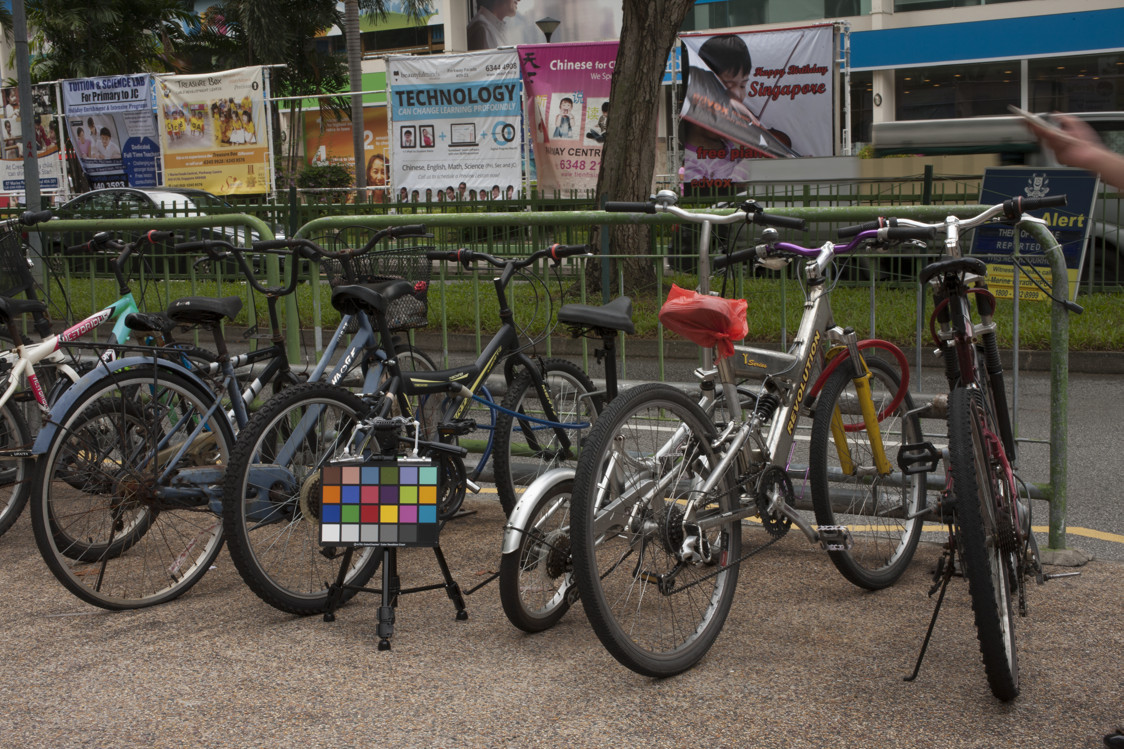
#> input picture A2-Color/ideal_wb.jpg, 1124 x 749 px
$ jupyter execute MV_A2.ipynb   (shell and % lines are left out)
#> lines starting #> are read from the running program, lines starting #| are printed output that depends on the picture
# Machine Vision
## Assignment 2 – Color

## Personal details

* **Name:** `Mohammad Rakibur Rahman`
* **Student ID:** `2410695`

## Introduction

In this assignment, you will explore the concepts of white balance (WB), color transformations, and 2D scatter plots. The assignment is centered around two images from the [**Rendered WB dataset**](https://yorkucvil.github.io/projects/public_html/sRGB_WB_correction/dataset.html).
The first image, `incorrect_wb.jpg` (Figure 1a), exhibits an incorrect white balance with a noticeable blue color cast. In contrast, the second image, `ideal_wb.jpg` (Figure 1b) has been perfectly white-balanced using a color chart included in the scene. The third image (Figure 1c) shows the result of applying the gray world assumption for white balancing. Your goal is to implement this basic white balancing method. You will also visualize the effect of white balancing using 2D scatter plots in the CIELAB color space.

Before starting, please study [**Lecture 3**](https://moodle.oulu.fi/mod/page/view.php?id=1705511) (Light and color) and the example code in [**`Color.ipynb`**](https://github.com/jtheikkila/mvis/blob/master/jupyter/Color.ipynb).

Let us start by reading and visualizing the images:

[cell 1]
import cv2
import numpy as np
import matplotlib.pyplot as plt

# Read images
img_ideal = cv2.imread('ideal_wb.jpg')
#> img_ideal is the input picture: shape (749, 1124, 3); mean B, G, R 73.5, 81.8, 87.1
img_incorrect = cv2.imread('incorrect_wb.jpg')
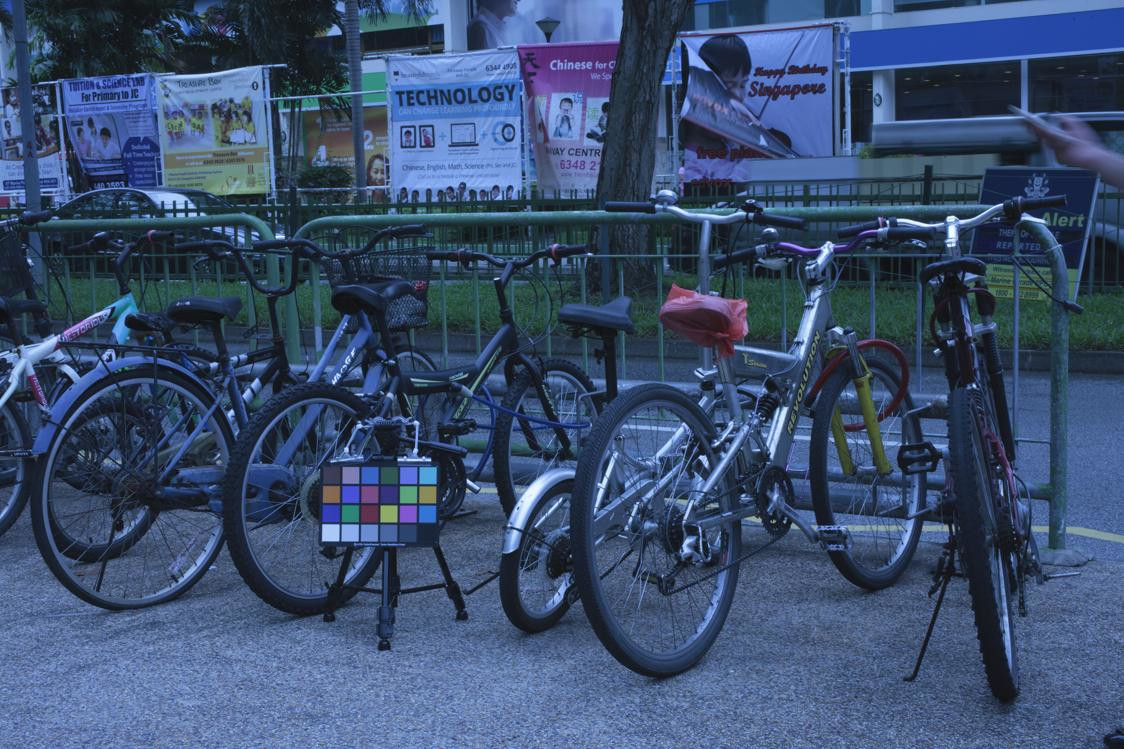
#> input picture A2-Color/incorrect_wb.jpg, 1124 x 749 px
#> img_incorrect is the input picture: shape (749, 1124, 3); mean B, G, R 111.1, 78.9, 59.2

# Convert from BGR to RGB
img_ideal = cv2.cvtColor(img_ideal, cv2.COLOR_BGR2RGB)
img_incorrect = cv2.cvtColor(img_incorrect, cv2.COLOR_BGR2RGB)

# Display both images side by side
plt.figure(figsize=(10,8))
plt.subplot(1,2,1)
plt.imshow(img_ideal)
plt.title('Ideal white balance')
plt.axis('off')

plt.subplot(1,2,2)
plt.imshow(img_incorrect)
plt.title('Incorrect white balance')
plt.axis('off')
plt.show()
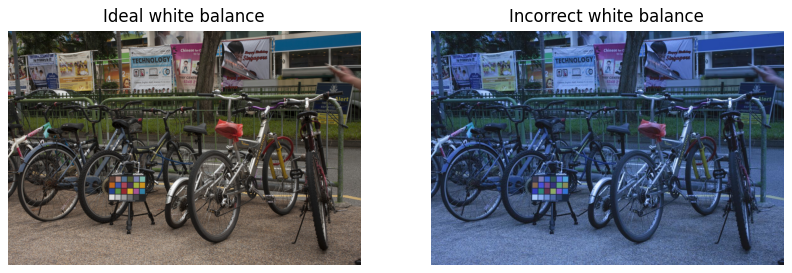
#> figure drawn by matplotlib, 2 panels

## Task 1 – White balancing (1.0 point)

White balance (WB) ensures that objects in an image appear with consistent colors, regardless of the lighting conditions. It aims to normalize the effects of illumination, making objects appear as if they were under ideal “white light”. WB is performed by the camera’s integrated signal processor (ISP) on the raw-RGB image. This involves estimating the illumination in the scene and scaling each color channel to normalize the effect of the light source. After this, the ISP applies additional steps, such as a nonlinear gamma correction, to produce the final sRGB image.

In this task, we aim to correct the white balance of the image `incorrect_wb.jpg`. Since the raw-RGB image is not available, we perform the white balancing in the sRGB color space. Your task is to implement a basic WB method based on the **gray world assumption**, which assumes that the average intensity of each color channel (red, green, and blue) in a well-balanced image should be approximately equal. This is typically a reasonable assumption if we have a good distribution of colors in the image.

The aim is to multiply each color channel by a scaling factor to white balance the image. Mathematically, the correction can be defined as
$$
I'_c(x, y) = I_c(x, y) \cdot \frac{\mu}{\mu_c}, \quad \text{for } c \in \{R, G, B\}
$$
where:
- $I_c(x, y)$ is the intensity of channel $c$ at pixel $(x, y)$,
- $I'_c(x, y)$ is the corrected intensity,
- $\mu_c$ is the average intensity of channel $c$,
- $\mu = \frac{1}{3} (\mu_R + \mu_G + \mu_B)$ is the overall average intensity across all channels.

### Instructions
Complete the function `white_balance(img)` shown below. Your implementation should:
1. Compute the average intensity of each color channel $\mu_R$, $\mu_G$, and $\mu_B$.
2. Compute the overall average intensity $\mu$.
3. Calculate the scaling factor for each channel $\frac{\mu}{\mu_c}$.
4. Apply the scaling factors to the corresponding channels.
5. Ensure that all pixel values are clipped to the range [0, 255].

[cell 2]
def white_balance(img):

    img_corrected = img.copy()
    img_corrected = img_corrected.astype(np.float32)

    # ---------- YOUR CODE STARTS HERE -----------

    #average intensity for each channel
    avg_r = np.mean(img_corrected[:, :, 0])  # Red channel
#> avg_r = 59.2
    avg_g = np.mean(img_corrected[:, :, 1])  # Green channel
#> avg_g = 78.86
    avg_b = np.mean(img_corrected[:, :, 2])  # Blue channel
#> avg_b = 111.1

    #overall average intensity
    overall_avg = (avg_r + avg_g + avg_b) / 3
#> overall_avg = 83.05

    #scaling factors
    scale_r = overall_avg / avg_r
#> scale_r = 1.4
    scale_g = overall_avg / avg_g
#> scale_g = 1.05
    scale_b = overall_avg / avg_b
#> scale_b = 0.748

    #scaling factors to each channel
    img_corrected[:, :, 0] *= scale_r  # Red channel
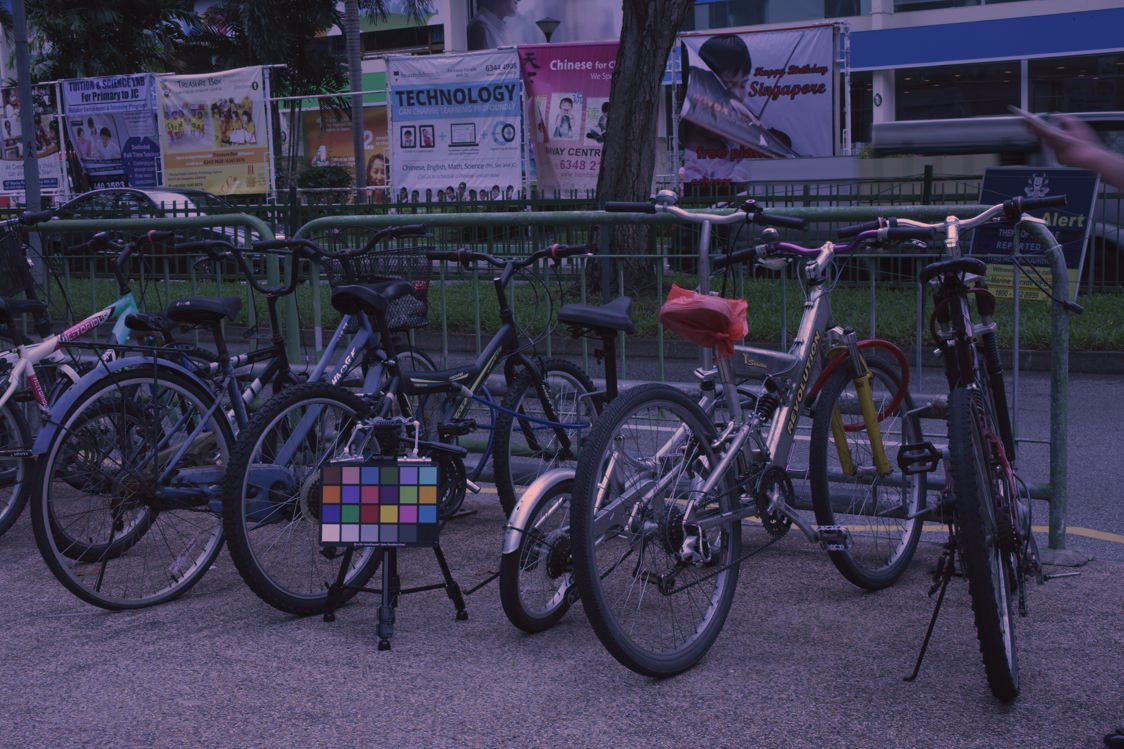
#> img_corrected: shape (749, 1124, 3) float32; mean R, G, B 83, 78.9, 111.1; drawn with min black and max white
    img_corrected[:, :, 1] *= scale_g  # Green channel
    img_corrected[:, :, 2] *= scale_b  # Blue channel
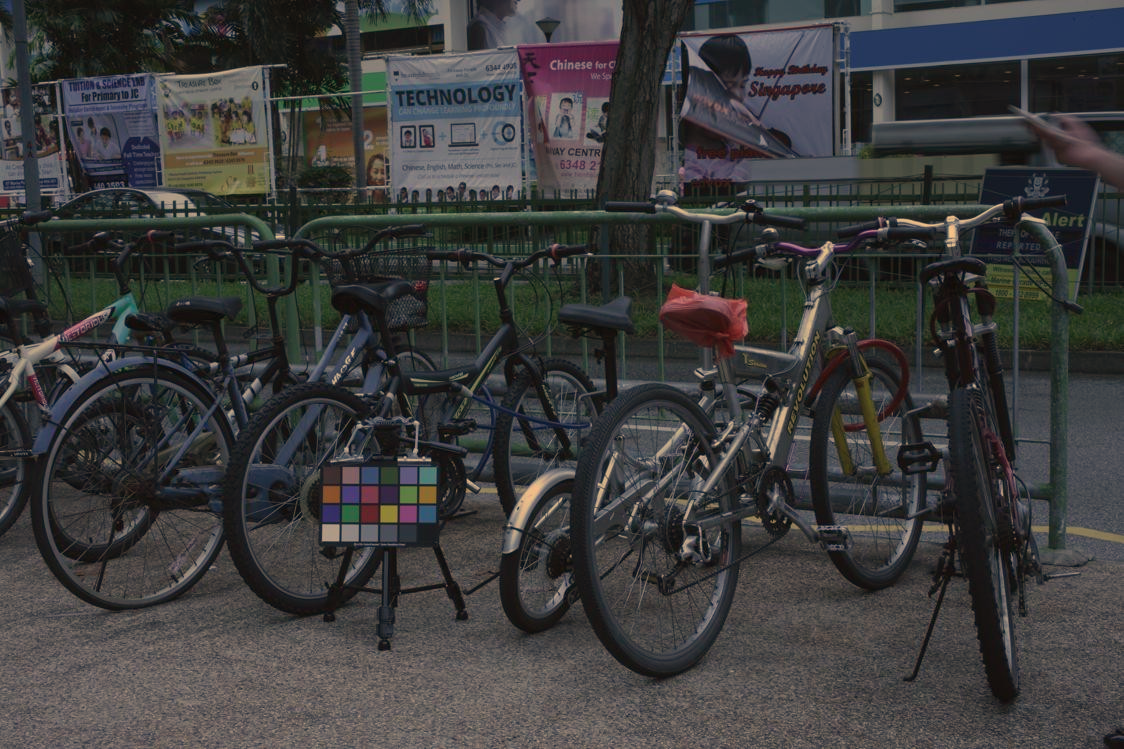
#> img_corrected: shape (749, 1124, 3) float32; mean R, G, B 83, 83, 83; drawn with min black and max white


    # ----------- YOUR CODE ENDS HERE ------------

    # Clip and convert to uint8
    img_corrected = np.clip(img_corrected, 0, 255)
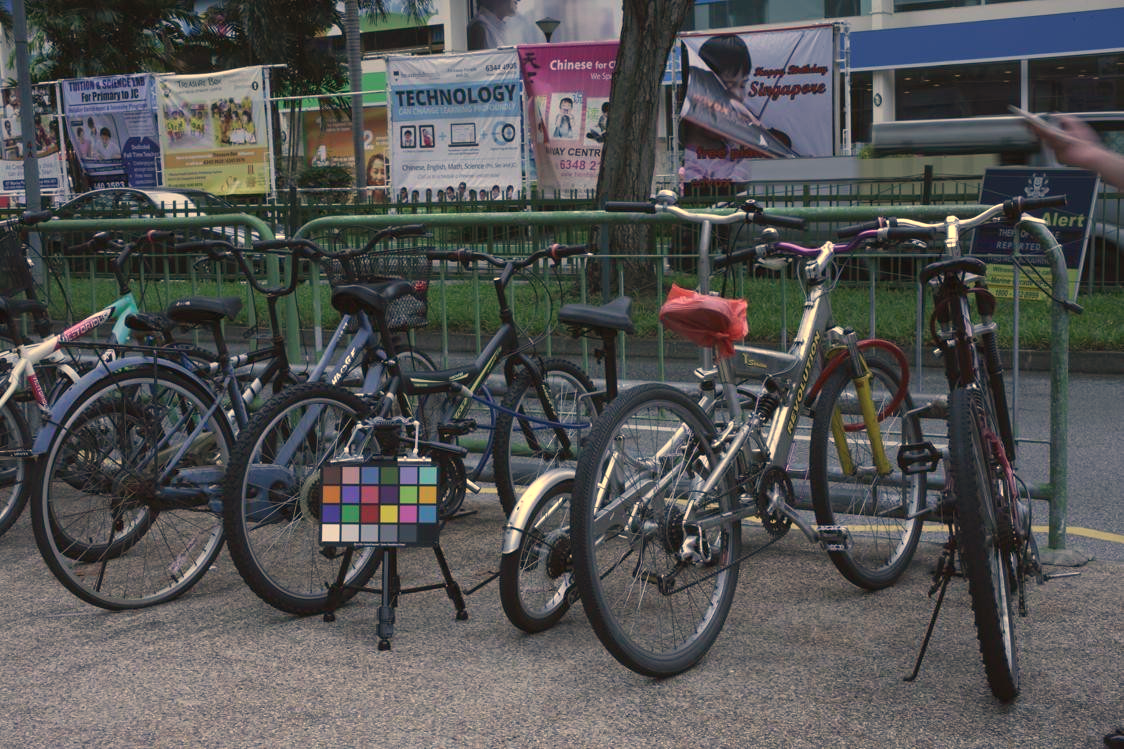
#> img_corrected: shape (749, 1124, 3) float32; mean R, G, B 83, 83, 83
    img_corrected = img_corrected.astype(np.uint8)

    return img_corrected

img_wb = white_balance(img_incorrect)

# Display both images side by side
plt.figure(figsize=(12,8))
plt.subplot(1,2,1)
plt.imshow(img_ideal)
plt.title('Ideal white balance')
plt.axis('off')

plt.subplot(1,2,2)
plt.imshow(img_wb)
plt.title('Gray world assumption')
plt.axis('off')

## Task 2 – Scatter Plots (1.0 points)

In this task, you will visualize the effect of white balancing on the color distribution of an image in the CIELAB color space. The goal is to compare the 2D scatter plots of the incorrectly white-balanced image `img_incorrect`, gray-world white-balanced image `img_wb`, and ideally white-balanced image `img_ideal`. The 2D scatter plot should depict the distribution of pixel colors in the a* (green-red) and b* (blue-yellow) channels of the CIELAB color space. The example code in [**`Color.ipynb`**](https://github.com/jtheikkila/mvis/blob/master/jupyter/Color.ipynb) will help you to complete this task.

By creating these scatter plots, you will observe how the gray-world white balancing modifies the color distribution. Ideally, the scatter plot for the white-balanced image should closely resemble that of the ideal white-balanced image.

### Instructions
Implement the function `scatter_plot(img_rgb)` to generate 2D scatter plots.
1. Resize the input image by a factor of 4 to reduce computational overhead.
2. Convert the RGB image to the CIELAB color space using OpenCV.
3. Extract the `a*` and `b*` channels for the 2D scatter plot.
4. Use the RGB colors of the pixels to color the scatter plot markers.
5. Run the code cell to create and compare the scatter plots for `img_incorrect`, `img_ideal`, and `img_wb`. The resulting scatter plots should be similar (not identical) to those shown in Figure 1.

[cell 3]
def scatter_plot(img_rgb):

    # ---------- YOUR CODE STARTS HERE -----------

    #Resize image by a factor of 4 to reduce computational overhead
    img_resized = cv2.resize(img_rgb, (img_rgb.shape[1] // 4, img_rgb.shape[0] // 4))

    #Convert RGB image to the CIELAB color space
    img_lab = cv2.cvtColor(img_resized, cv2.COLOR_RGB2Lab)
#> img_lab: shape (187, 281, 3); mean of channels 0, 1, 2 83.4, 130.2, 107.6


    a_channel = img_lab[:, :, 1]
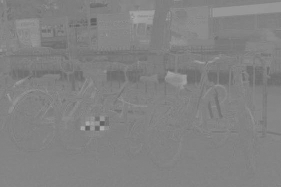
#> a_channel: shape (187, 281); min 95, max 175, mean 130.2
    b_channel = img_lab[:, :, 2]
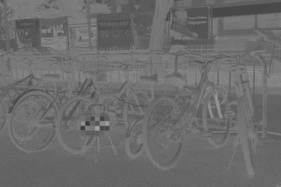
#> b_channel: shape (187, 281); min 53, max 165, mean 107.6

    #Flattenning the a and b channels and RGB channels for the scatter plot
    a_values = a_channel.flatten()
    b_values = b_channel.flatten()
    rgb_values = img_resized.reshape(-1, 3) / 255.0  # Normalize RGB values to [0, 1]


    plt.figure(figsize=(8, 8))
    plt.scatter(a_values, b_values, c=rgb_values, s=1, alpha=0.7)
    plt.xlabel('a*')
    plt.ylabel('b*')
    plt.title('2D Scatter Plot in CIELAB Color Space')
    plt.grid(True)
    plt.show()


    # ----------- YOUR CODE ENDS HERE ------------

scatter_plot(img_incorrect)
scatter_plot(img_ideal)
#> in scatter_plot (call 2), `img_lab = cv2.cvtColor(img_resized, cv2.COLOR_RGB2Lab)`: img_lab: shape (187, 281, 3); mean of channels 0, 1, 2 87.8, 128.9, 133.8
#> in scatter_plot (call 2), `b_channel = img_lab[:, :, 2]`:
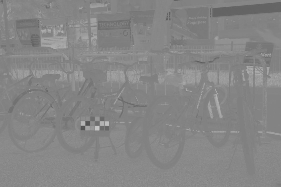
#> b_channel: shape (187, 281); min 81, max 197, mean 133.8
scatter_plot(img_wb)
#> in scatter_plot (call 3), `img_resized = cv2.resize(img_rgb, (img_rgb.shape[1] // 4, img_rgb.shap..`:
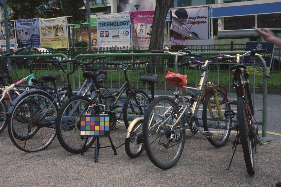
#> img_resized: shape (187, 281, 3); mean R, G, B 82.4, 82.4, 82.4
#> in scatter_plot (call 3), `img_lab = cv2.cvtColor(img_resized, cv2.COLOR_RGB2Lab)`: img_lab: shape (187, 281, 3); mean of channels 0, 1, 2 88, 128.2, 128.1
#> in scatter_plot (call 3), `plt.show()`:
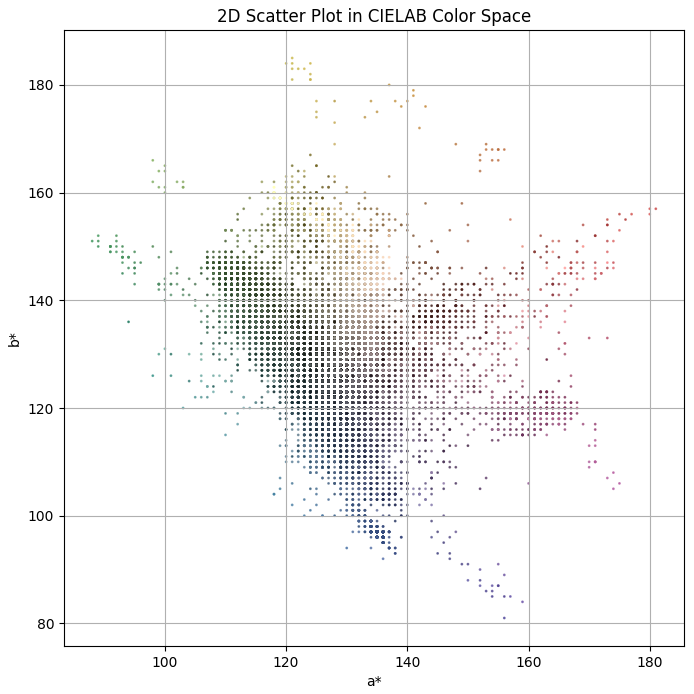
#> figure drawn by matplotlib, 1 panel
